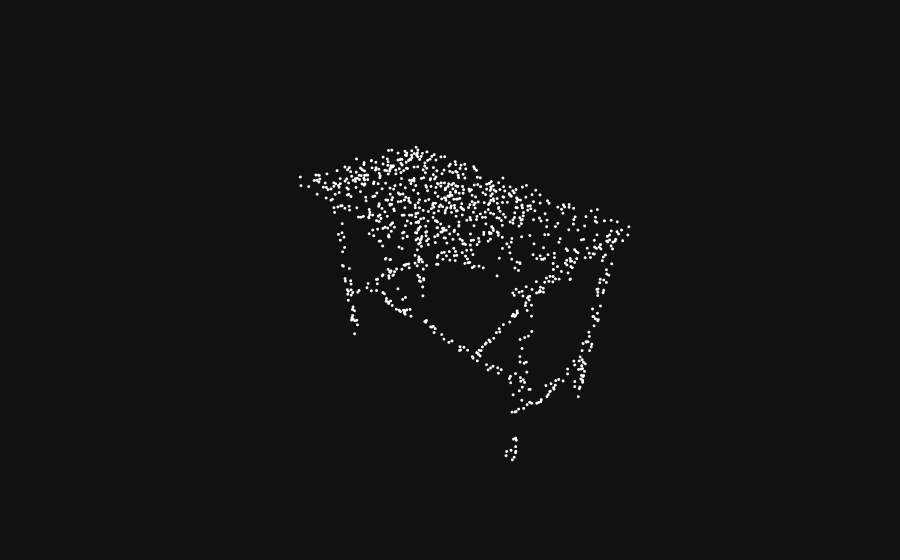

Notebook code for this chart:
### Code cell
idx = random.randint(0, len(dataset_test))

data = dataset_test[idx]

cloud = data.pos.view(1, num_points, 3).to(device)
# pointnet requires transposed data, pointtransformer does not
cloud = cloud.transpose(2, 1).to(device)

output, _ = pointnet(cloud)

probabilities = 100*F.softmax(output.transpose(1,0), dim=0)

_, predicted = torch.max(output.data, 1)
label = data.y

print('Predicted Class: {}    Certainty: {:8.4}   Actual Class:   {}'.format(classes[predicted.item()], probabilities[predicted.item()].item(), classes[label.item()]))

fig = go.Figure(
  data=[
    go.Scatter3d(
      x=data.pos[:,0], y=data.pos[:,1], z=data.pos[:,2],
      mode='markers',
      marker=dict(size=1, color="white"))],
  layout=dict(
    scene=dict(
      xaxis=dict(visible=False),
      yaxis=dict(visible=False),
      zaxis=dict(visible=False))))

fig.update_layout(template='plotly_dark')

fig.show()

### Figure 1 — Plotly figure (JSON) as saved in the notebook; plotly's stock layout.template omitted (floating-point values rounded to 4 significant figures; data arrays with more than 128 entries replaced by an {"elided": "..."} marker saying what was removed)
{"data": [{"marker": {"color": "white", "size": 1}, "mode": "markers", "type": "scatter3d", "x": {"elided": "1024 float values"}, "y": {"elided": "1024 float values"}, "z": {"elided": "1024 float values"}}], "layout": {"scene": {"xaxis": {"visible": false}, "yaxis": {"visible": false}, "zaxis": {"visible": false}}}}
